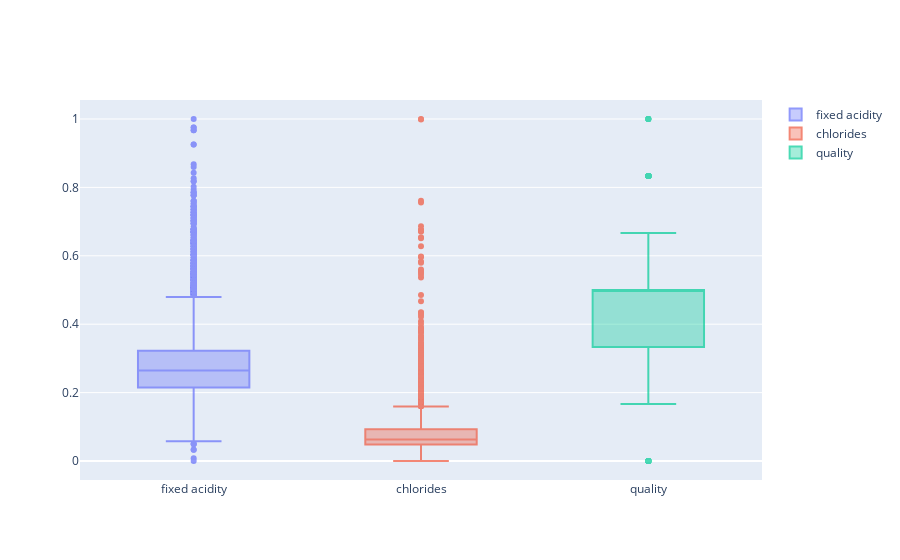

The notebook cell this image was saved under:
### Code cell
px_box(X_mms_pd)

### Figure 1 — Plotly figure (JSON) as saved in the notebook; plotly's stock layout.template omitted (floating-point values rounded to 4 significant figures; data arrays with more than 128 entries replaced by an {"elided": "..."} marker saying what was removed)
{"data": [{"name": "fixed acidity", "opacity": 0.7, "type": "box", "y": {"elided": "6497 float values"}}, {"name": "chlorides", "opacity": 0.7, "type": "box", "y": {"elided": "6497 float values"}}, {"name": "quality", "opacity": 0.7, "type": "box", "y": {"elided": "6497 float values"}}], "layout": {"barmode": "overlay"}}
